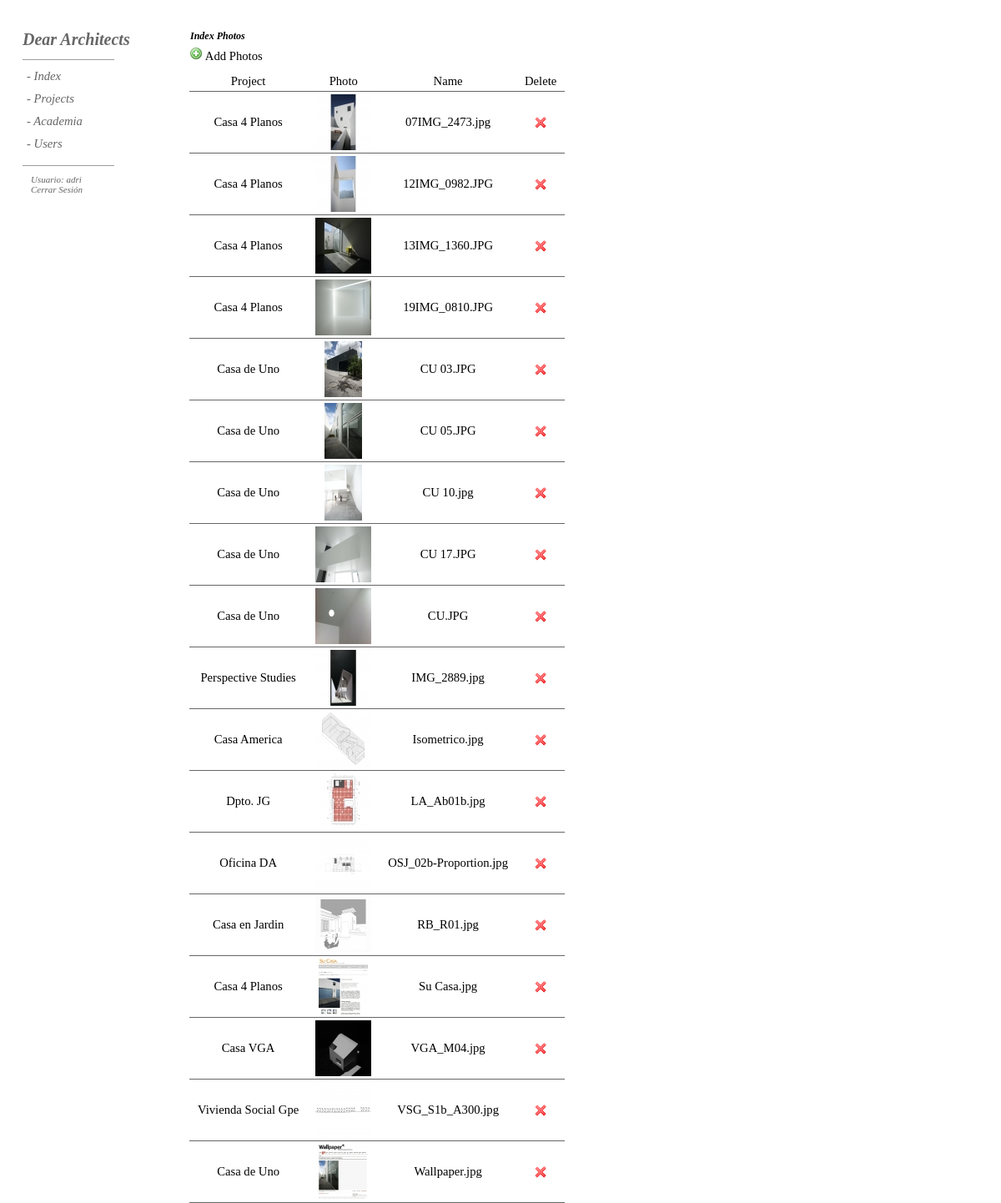
The app's page /admin/adminindex.php (signed in) with its own data.
### tables this page shows
CREATE TABLE IF NOT EXISTS `indexp` (
  `ID` int(5) NOT NULL AUTO_INCREMENT,
  `Project` varchar(100) NOT NULL,
  `Foto` varchar(100) NOT NULL,
  PRIMARY KEY (`ID`)
);

### public_html/admin/adminindex.php (the view, shortened to what this page needs)
<?php
if(isset($_COOKIE['ID_my_site']))
{
    $username = $_COOKIE['ID_my_site'];
}
else
{
header("Location: index.php");
}
$query_fotos =  sprintf("SELECT * FROM indexp order by Foto ASC");
$fotos = mysql_query($query_fotos, $Base) or die(mysql_error());
$row_fotos = mysql_fetch_assoc($fotos);
?>
<!DOCTYPE HTML PUBLIC "-//W3C//DTD HTML 4.01 Transitional//EN"
"http://www.w3.org/TR/1999/REC-html401-19991224">
<html>
<head>
<link rel="stylesheet" href="CSS/estilos.css" type="text/css" />
<link rel="stylesheet" href="CSS/CSS.css" type="text/css" />
<link rel="stylesheet" type="text/css" href="fancybox/jquery.fancybox-1.3.1.css" media="screen" />
</head>
<body>
<div id="wrapper">
    <div id="leftcolumn">
        <div id="general">
        <p><?php echo "Usuario: ".$username;?></p>
        <p><a href="logout.php">Cerrar Sesi&oacute;n</a></p>
        </div>
    </div>
    <div id="rightcolumn">
        <p class="titulos">Index Photos</p>
        <span onclick="nuevaVentana()" style="cursor:pointer;"><img src="images/add.png" alt="New"> Add Photos</span>
        <table border="0" cellpadding="0" cellspacing="0" class="photos" style="padding-top: 10px;">
            <tr>
                <td>Project</td>
                <td>Photo</td>
                <td>Name</td>
                <td>Delete</td>
            </tr>
        <?php
        do {
            $nombre=$row_fotos['Foto'];
            if($nombre != NULL){
            ?>
             <tr>
                <td><?php echo $row_fotos['Project'];?></td>
                <td>
                <a rel="example_group" href="indexp/grande/<?php echo $nombre;?>" title=""><img alt="" src="indexp/chico/<?php echo $nombre;?>" style="border: none;" /></a>
                </td>
                <td><?php echo $nombre;?></td>
                <td>
                    <form method="POST" action="<?php echo $editFormAction; ?>" id="deleteform" name="deleteform">
                         <input type="image" name="Delete" title="Borrar Foto" src="images/cross.png" alt="Borrar Foto" onClick="return confirmSubmit()"/>
                    </form>
                </td>
            </tr>
       <?php } } while ($row_fotos = mysql_fetch_assoc($fotos)); ?>
        </table>
    </div>
</div>
</body>
</html>

### public_html/admin/CSS/estilos.css (style rules this page uses)
#general { position: relative; top:40px; }
#general p { font-family: "Georgia"; font-size: 11px; color: #666; font-style: italic; padding-left: 10px; }
#general p a { color: #666; text-decoration: none; }
.titulos { font-family: "Georgia"; font-weight:bold !important; font-style: italic; font-size: 12px; padding-bottom: 5px; padding-left: 1px; }
.photos { text-align: center; }
.photos td { padding: 3px 10px; border-bottom:1px #666 solid; }

### public_html/admin/CSS/CSS.css (style rules this page uses)
* { padding:0; margin:0 }
body { font:12px; font-family: "Georgia"; }
#wrapper { padding-top:36px; padding-left: 27px; }
#leftcolumn { float:left; width:200px; }
#rightcolumn { float:left; font-family: "Georgia"; font-size: 11pt; }
#leftcolumn #DA { font-family: "Georgia"; font-weight:bold !important; font-style: italic; font-size: 20px; }
#DA a , #DA a:hover { text-decoration: none; color:#666; }
#linea1 { border-top:1px #9C9C9C solid; width:110px; position: relative; top:12px; height: 0px; font-size: 0px; }
#linea2 { border-top:1px #9C9C9C solid; width:110px; position: relative; top:30px; height: 0px; font-size: 0px; }
.dropdown { display:block; position:relative; top:18px; font-family: "Georgia"; font-size: 11pt; font-weight: normal; font-style: italic; }
.dropdown dt { width:110px; padding:5px; padding-bottom: 5px !important; cursor:pointer; color:#666; }
.dropdown .upperdd { border-bottom:none }
.dropdown a, .dropdown a:active, .dropdown a:visited { display:block; font-family: "Georgia"; font-size: 11pt; font-weight: normal; font-style: italic; color:#666; text-decoration:none; background:white; }

### records on screen
indexp: Project "Casa 4 Planos", Foto (picture), Foto "07IMG_2473.jpg"
indexp: Project "Casa 4 Planos", Foto (picture), Foto "12IMG_0982.JPG"
indexp: Project "Casa 4 Planos", Foto (picture), Foto "13IMG_1360.JPG"
indexp: Project "Casa 4 Planos", Foto (picture), Foto "19IMG_0810.JPG"
indexp: Project "Casa de Uno", Foto (picture), Foto "CU 03.JPG"
indexp: Project "Casa de Uno", Foto (picture), Foto "CU 05.JPG"
indexp: Project "Casa de Uno", Foto (picture), Foto "CU 10.jpg"
indexp: Project "Casa de Uno", Foto (picture), Foto "CU 17.JPG"
indexp: Project "Casa de Uno", Foto (picture), Foto "CU.JPG"
indexp: Project "Perspective Studies", Foto (picture), Foto "IMG_2889.jpg"
indexp: Project "Casa America", Foto (picture), Foto "Isometrico.jpg"
indexp: Project "Dpto. JG", Foto (picture), Foto "LA_Ab01b.jpg"
indexp: Project "Oficina DA", Foto (picture), Foto "OSJ_02b-Proportion.jpg"
indexp: Project "Casa en Jardin", Foto (picture), Foto "RB_R01.jpg"
indexp: Project "Casa 4 Planos", Foto (picture), Foto "Su Casa.jpg"
indexp: Project "Casa VGA", Foto (picture), Foto "VGA_M04.jpg"
indexp: Project "Vivienda Social Gpe", Foto (picture), Foto "VSG_S1b_A300.jpg"
indexp: Project "Casa de Uno", Foto (picture), Foto "Wallpaper.jpg"

### other values on screen
$username "adri"
